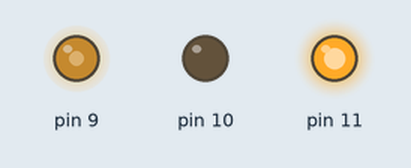
The sketch below on a simulated Arduino Uno, built with avr-gcc and run on an emulated ATmega328P. On the bench: output pins drawn as LEDs (lit = HIGH).

Above: at 0.1 s.
At 3.1 s:
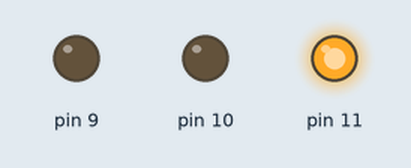
At 5.1 s:
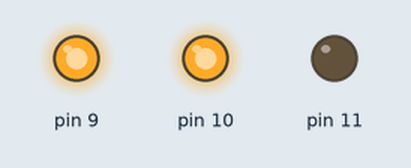
At 7.1 s:
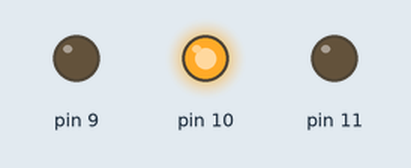
Timing chart, 0 to 8.6 s (numbered marks = the images above):
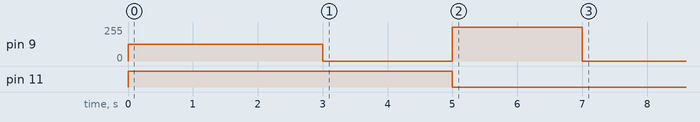

The sketch:

4.1-L298n-3.ino
```cpp
/*

*/

void setup() {
     pinMode(9,OUTPUT);
    pinMode(10, OUTPUT);
    pinMode(11,OUTPUT);

    digitalWrite(11, HIGH);
    digitalWrite(10,LOW);
    analogWrite(9, 127);
    delay(3000);
    analogWrite(9, 0);
    delay(2000);


    digitalWrite(11,LOW);
    digitalWrite(10,HIGH);
    analogWrite(9,255);
    delay(2000);
    analogWrite(9,0);

}

void loop() {

}
```
